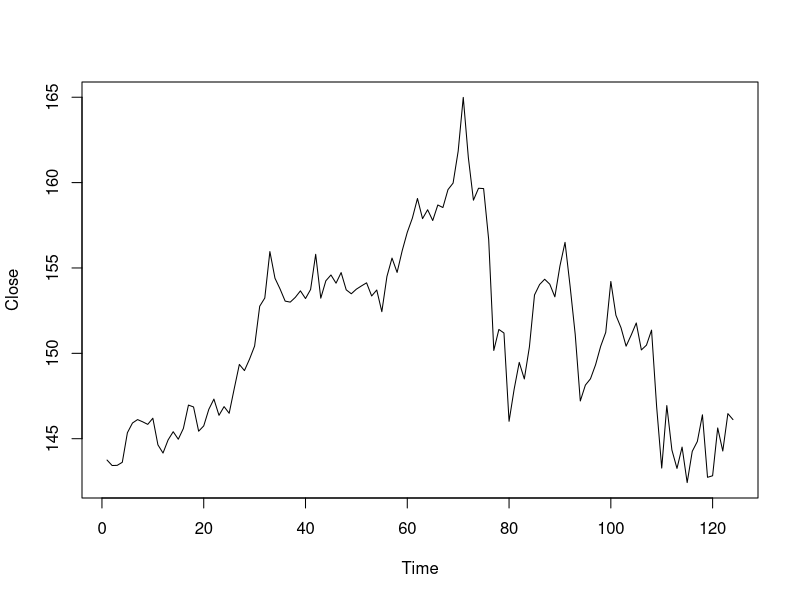
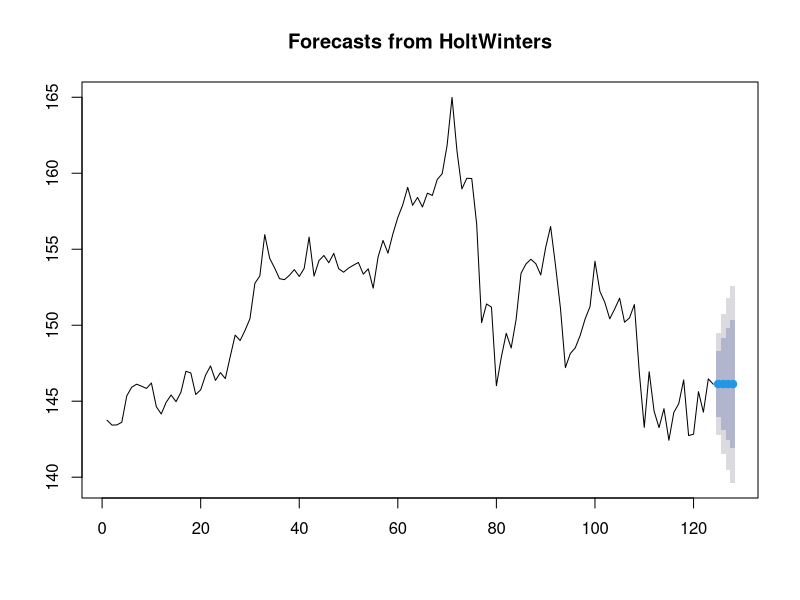
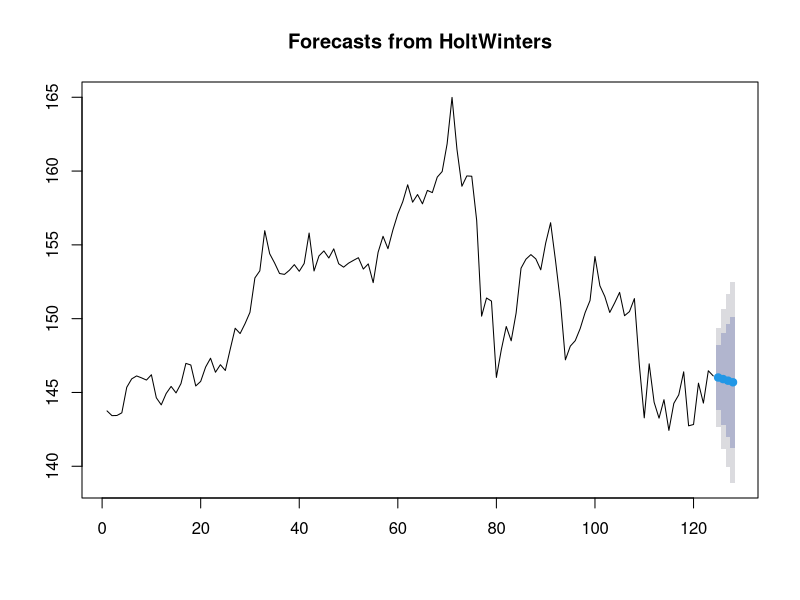
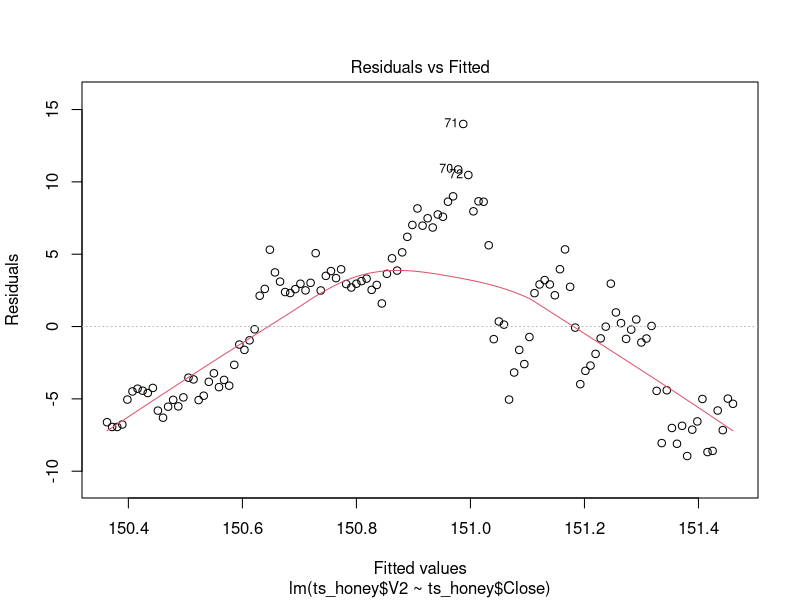
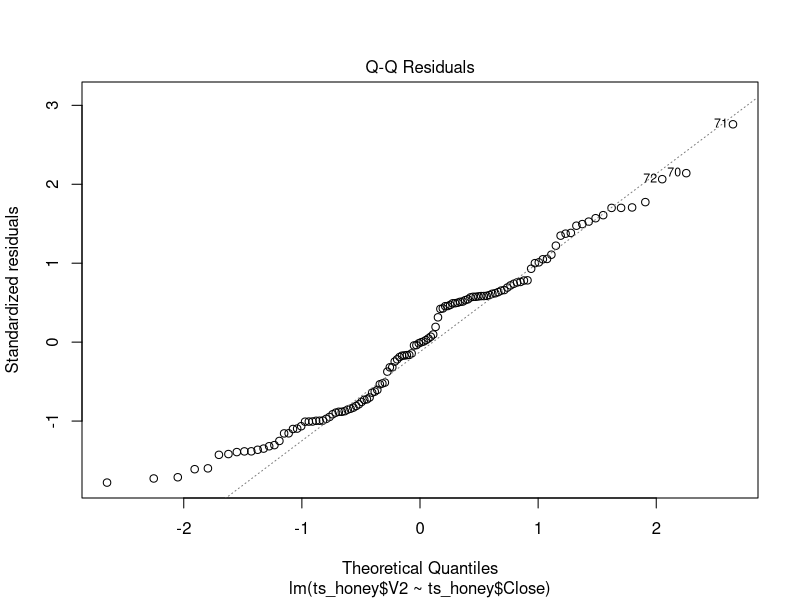
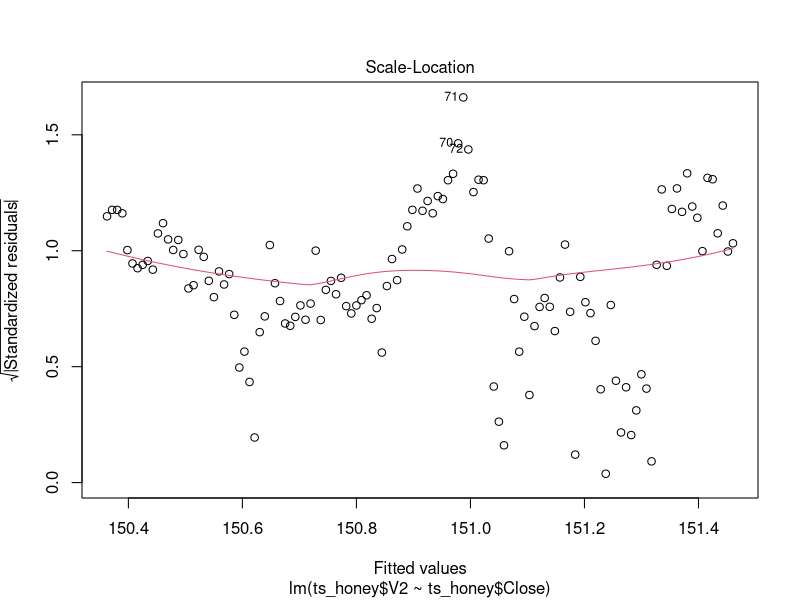
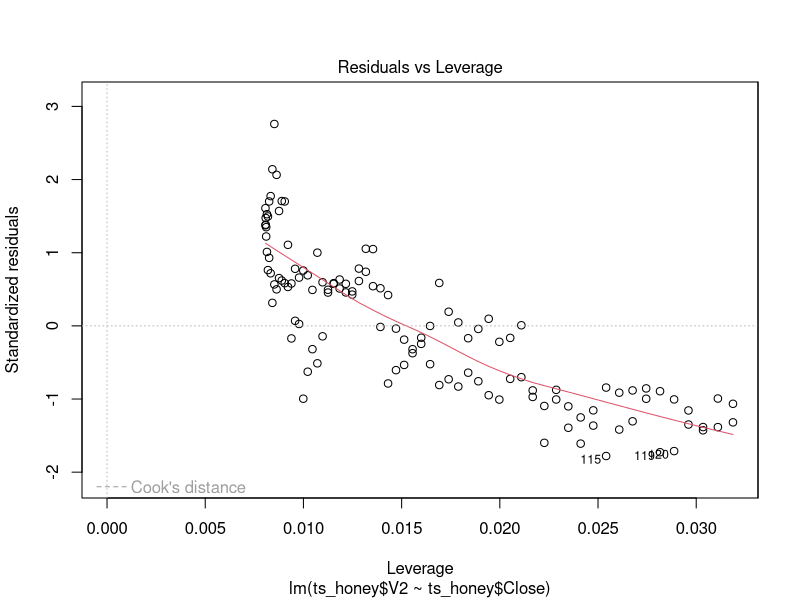
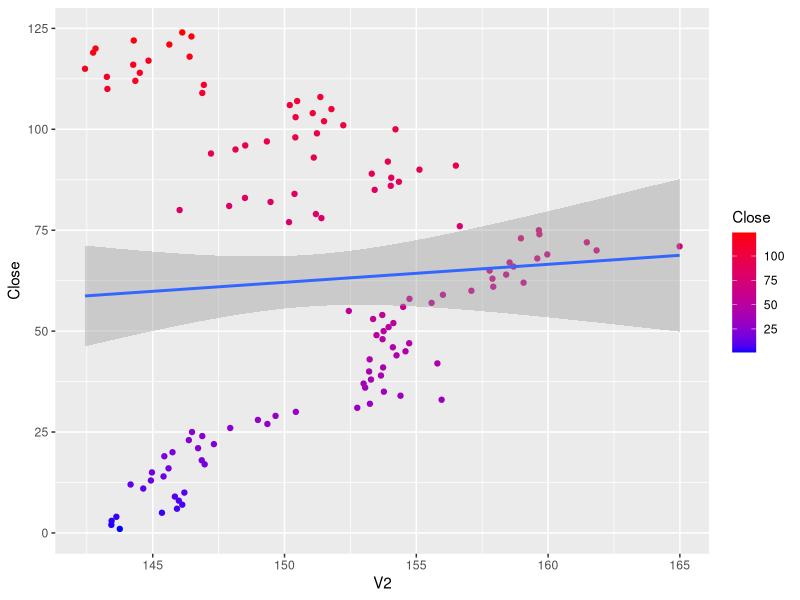

The R source for these figures, in order: (Note: this script raises an error after producing the figures.)
## ---- chunk 1
knitr::opts_chunk$set(echo = TRUE)
## ---- chunk 2
library(forecast)
library(ggplot2)

ts_honey <-  read.csv("Honeywell.csv")
ts_honey <- ts_honey[c(-1,-3)]

ts_honey <- ts(ts_honey)
plot.ts(ts_honey)

## ---- chunk 3
mod1 <- HoltWinters(ts_honey, alpha=0.15, beta=FALSE, gamma=FALSE)
mod2 <- HoltWinters(ts_honey, alpha=0.35, beta=FALSE, gamma=FALSE)

mod3 <- HoltWinters(ts_honey, alpha=0.55, beta=FALSE, gamma=FALSE)
mod4 <- HoltWinters(ts_honey, alpha=0.75, beta=FALSE, gamma=FALSE)
modauto <- HoltWinters(ts_honey,  beta=FALSE, gamma=FALSE)


mod1$SSE
mod2$SSE
mod3$SSE
mod4$SSE
modauto$SSE

modforecast <- forecast(modauto, h = 4)
modforecast
plot(modforecast)

## ---- chunk 4
ts_honey <-  read.csv("Honeywell.csv")

ts_honey <- ts_honey[c(-1,-3)]


mod1 <- HoltWinters(ts_honey, alpha=0.75, beta=0.15, gamma=FALSE)
mod2 <- HoltWinters(ts_honey, alpha=0.75, beta=0.25, gamma=FALSE)

mod3 <- HoltWinters(ts_honey, alpha=0.75, beta=0.45, gamma=FALSE)
mod4 <- HoltWinters(ts_honey, alpha=0.75, beta=0.85, gamma=FALSE)
modauto <- HoltWinters(ts_honey,   gamma=FALSE)


mod1$SSE
mod2$SSE
mod3$SSE
mod4$SSE
modauto$SSE

modforecast <- forecast(modauto, h = 4)

plot(modforecast)
## ---- chunk 5
ts_honey <-  read.csv("Honeywell.csv")
ts_honey <- ts_honey[c(-1,-3)]
num <- seq(1:124)
ts_honey[,2] <- num
temp <- ts_honey[,1] 
ts_honey[,1] <- ts_honey[,2]
ts_honey[,2] <- temp


df <- lm(ts_honey$V2 ~ ts_honey$Close)

plot(df)

ggplot(ts_honey,aes(x=V2,y=Close)) + geom_point(aes(color = Close)) + scale_colour_gradient(high='red',low = "blue") + geom_smooth(method='lm',formula=y~x)


summary(df)
new <- data.frame(x = seq(124, 247, 1))

prediction <- predict(df, newdata = new,se.fit = TRUE)

mean((ts_honey[,2] - prediction$fit)^2)

sse <- sum(df$residuals^2)

sse

summary(df)

X <- resid(df)

hist(X)
View(X)

#Plotting probability plot
qqnorm(X) 
qqline(X)

ts_honey <-  read.csv("Honeywell.csv")

plot(ts_honey$Date,X, type = "p")

plot(X,prediction$fit, type = "p")
abline(df)
